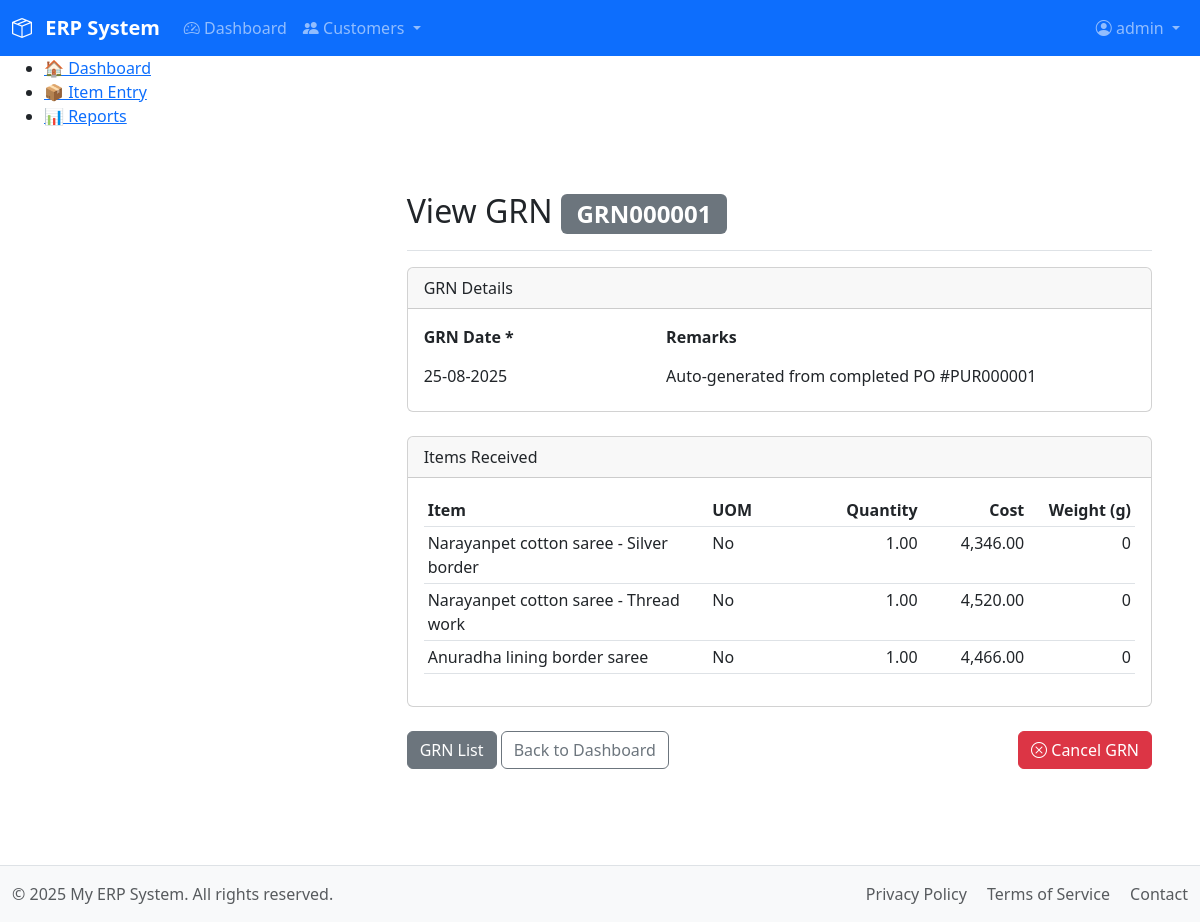
The page /modules/purchase/entry_grn.php?grn_id=GRN000001 (signed in) on the database as committed earlier.
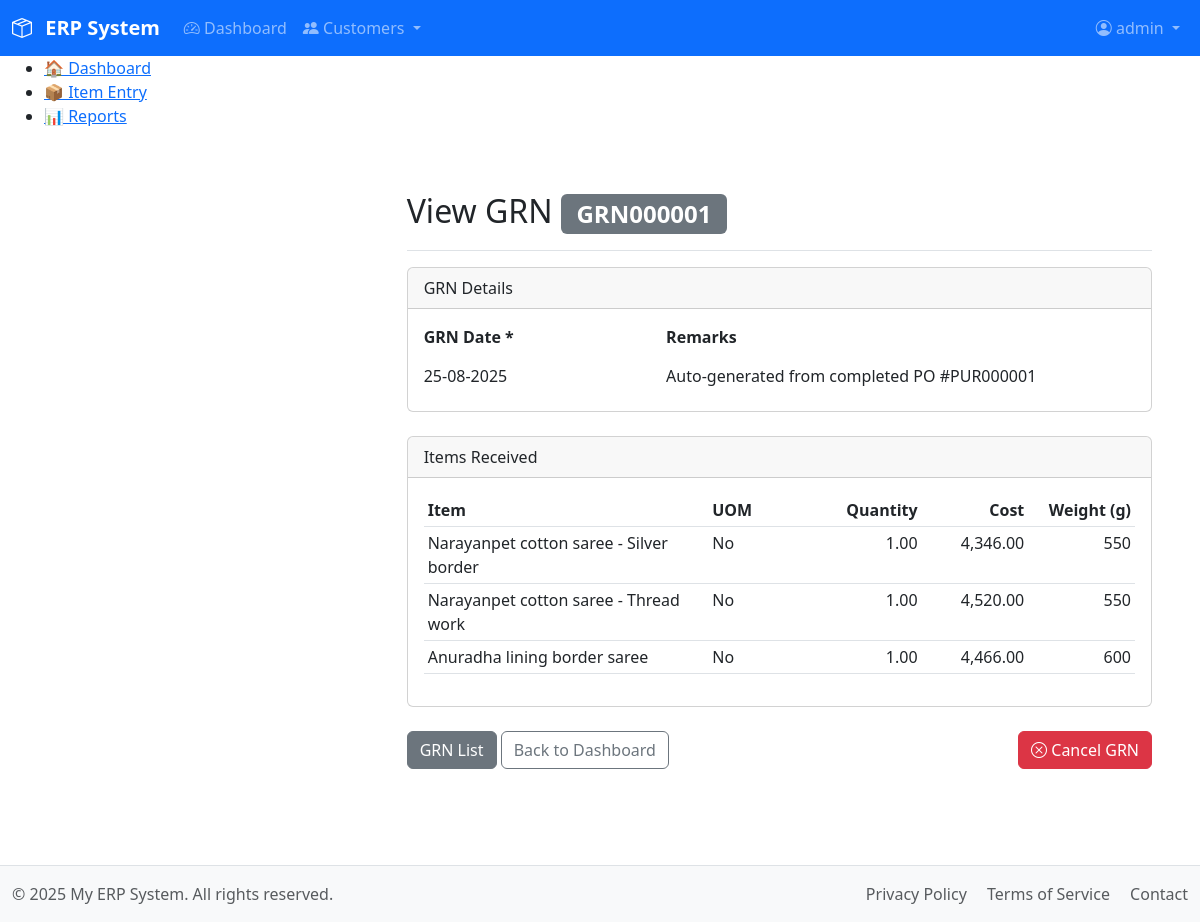
The same page on the database as committed later.
### tables this page shows
CREATE TABLE `grn_items` (
  `grn_item_id` int(11) NOT NULL AUTO_INCREMENT,
  `grn_id` varchar(10) NOT NULL,
  `item_id` varchar(10) NOT NULL,
  `uom` enum('No','Set','Pair') NOT NULL,
  `quantity` int(11) NOT NULL DEFAULT 0,
  `cost` decimal(10,2) NOT NULL DEFAULT 0.00,
  `weight` int(11) NOT NULL DEFAULT 0,
  PRIMARY KEY (`grn_item_id`),
  KEY `grn_id` (`grn_id`),
  KEY `item_id` (`item_id`),
  CONSTRAINT `fk_grn_header` FOREIGN KEY (`grn_id`) REFERENCES `grn` (`grn_id`) ON DELETE CASCADE ON UPDATE CASCADE
);

CREATE TABLE `items` (
  `item_id` varchar(10) NOT NULL,
  `category_sub_id` varchar(10) NOT NULL,
  `name` varchar(150) NOT NULL,
  `uom` varchar(20) NOT NULL DEFAULT 'No',
  `description` text DEFAULT NULL,
  `created_at` timestamp NOT NULL DEFAULT current_timestamp(),
  `created_by` int(11) DEFAULT NULL,
  `created_by_name` varchar(50) DEFAULT NULL,
  `updated_at` timestamp NULL DEFAULT NULL ON UPDATE current_timestamp(),
  `updated_by` int(11) DEFAULT NULL,
  `updated_by_name` varchar(50) DEFAULT NULL,
  PRIMARY KEY (`item_id`),
  UNIQUE KEY `name` (`name`),
  KEY `category_sub_id` (`category_sub_id`),
  CONSTRAINT `fk_category_sub` FOREIGN KEY (`category_sub_id`) REFERENCES `categories_sub` (`category_sub_id`) ON DELETE CASCADE ON UPDATE CASCADE
);

### includes/functions.php (called while the page is built, shortened)
<?php
function get_grn_details($grn_id) {
    $db = db();
    $stmt_grn = $db->prepare("SELECT * FROM grn WHERE grn_id = ?");
    $stmt_grn->bind_param("s", $grn_id);
    $stmt_grn->execute();
    $grn = $stmt_grn->get_result()->fetch_assoc();
    $stmt_items = $db->prepare("
        SELECT gi.*, i.name as item_name
        FROM grn_items gi
        JOIN items i ON gi.item_id = i.item_id
        WHERE gi.grn_id = ?
    ");
    $stmt_items->bind_param("s", $grn_id);
    $stmt_items->execute();
    $grn['items'] = $stmt_items->get_result()->fetch_all(MYSQLI_ASSOC);
    return $grn;
}

### modules/purchase/entry_grn.php (the view, shortened to what the changed rows need)
<?php
require_once __DIR__ . '/../../includes/functions.php';
$is_view_mode = false;
$grn = null;
if (isset($_GET['grn_id'])) {
    $grn_id_to_load = trim($_GET['grn_id']);
    $grn = get_grn_details($grn_id_to_load);
    if ($grn) {
        $is_view_mode = true;
    } else {
        $_SESSION['error_message'] = "GRN #$grn_id_to_load not found.";
        header("Location: /modules/purchase/list_grns.php");
        exit;
    }
}
require_once __DIR__ . '/../../includes/header.php';
?>
<div class="container-fluid">
    <div class="row">
        <main class="col-md-9 ms-sm-auto col-lg-10 px-md-4">
            <div class="d-flex justify-content-between flex-wrap flex-md-nowrap align-items-center pt-3 pb-2 mb-3 border-bottom">
                <h2><?= $is_view_mode ? 'View GRN <span class="badge bg-secondary">' . htmlspecialchars($grn['grn_id']) . '</span>' : 'New Goods Received Note (GRN)' ?></h2>
            </div>
            <form method="POST" class="needs-validation" novalidate id="grnForm">
                <div class="card mt-4">
                    <div class="card-body">
                        <div class="table-responsive">
                            <table class="table table-sm">
                                <thead>
                                    <tr>
                                        <th style="width: 40%;">Item</th>
                                        <th style="width: 15%;">UOM</th>
                                        <th class="text-end" style="width: 15%;">Quantity</th>
                                        <th class="text-end" style="width: 15%;">Cost</th>
                                        <th class="text-end" style="width: 15%;">Weight (g)</th>
                                    </tr>
                                </thead>
                                <tbody id="grnItemRows">
                                    <?php if ($is_view_mode && !empty($grn['items'])): ?>
                                        <?php foreach ($grn['items'] as $item): ?>
                                            <tr>
                                                <td><?= htmlspecialchars($item['item_name']) ?></td>
                                                <td><?= htmlspecialchars($item['uom']) ?></td>
                                                <td class="text-end"><?= htmlspecialchars(number_format($item['quantity'], 2)) ?></td>
                                                <td class="text-end"><?= htmlspecialchars(number_format($item['cost'], 2)) ?></td>
                                                <td class="text-end"><?= htmlspecialchars(number_format($item['weight'])) ?></td>
                                            </tr>
                                        <?php endforeach; ?>
                                    <?php endif; ?>
                                </tbody>
                            </table>
                        </div>
                    </div>
                </div>
            </form>
        </main>
    </div>
</div>
<?php require_once __DIR__ . '/../../includes/footer.php'; ?>

Rows that differ between the two databases and show on the page:
changed grn_items "Narayanpet cotton saree - Silver border": weight "0" → "550"
changed grn_items "Narayanpet cotton saree - Thread work": weight "0" → "550"
changed grn_items "Anuradha lining border saree": weight "0" → "600"
